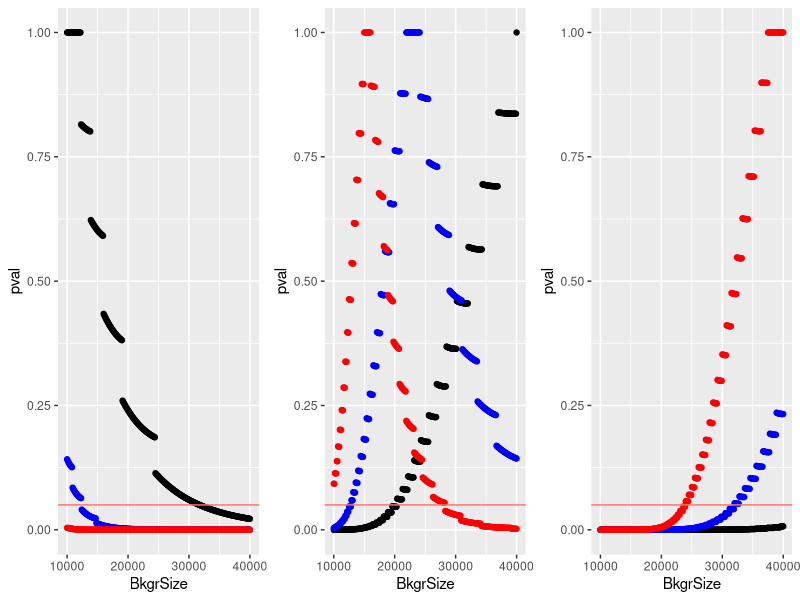
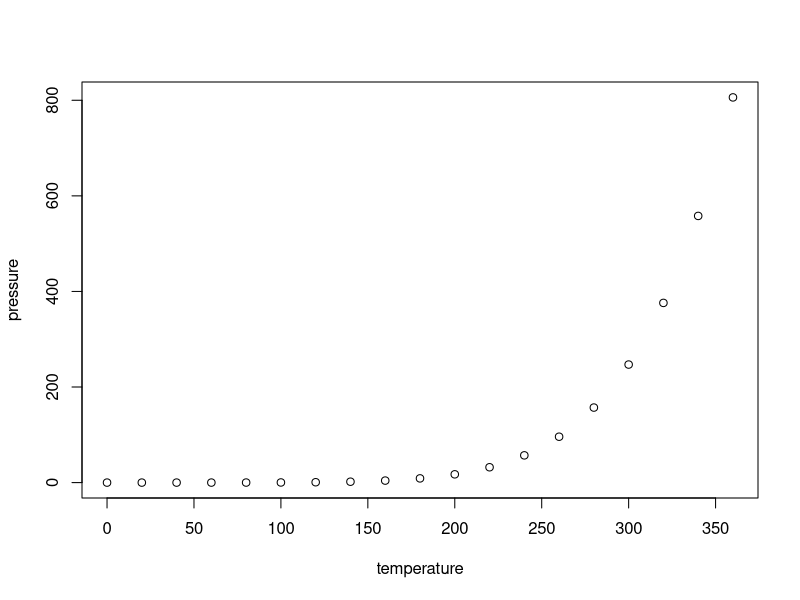

The R script that drew these images, in order:
## ---- chunk 1
knitr::opts_chunk$set(echo = TRUE)
## ---- chunk 2
library(ggplot2)
library(tidyverse)
library(ggpubr)
## ---- chunk 3
make.df5 <- function(denomItem){
  a <- data.frame(c(5,degSize),c(pathSize,denomItem))
  x <- fisher.test(a)
  return(x$p.value)
}

make.df10 <- function(denomItem){
  a <- data.frame(c(10,degSize),c(pathSize,denomItem))
  x <- fisher.test(a)
  return(x$p.value)
}

make.df15 <- function(denomItem){
  a <- data.frame(c(15,degSize),c(pathSize,denomItem))
  x <- fisher.test(a)
  return(x$p.value)
}
## ---- chunk 4
denom <- seq(from = 10000, to = 40000, by = 100)
degSize <- 1200
###########
pathSize <- 50

x5 <- lapply(denom, make.df5)
x5.Plot <- as.data.frame(cbind(denom,unlist(x5)))
colnames(x5.Plot) <- c("BkgrSize","pval")

x10 <- lapply(denom, make.df10)
x10.Plot <- as.data.frame(cbind(denom,unlist(x10)))
colnames(x10.Plot) <- c("BkgrSize","pval")

x15 <- lapply(denom, make.df15)
x15.Plot <- as.data.frame(cbind(denom,unlist(x15)))
colnames(x15.Plot) <- c("BkgrSize","pval")

pl.50 <- ggplot() + geom_point(data=x5.Plot, aes(x=BkgrSize, y=pval), color="black") + geom_point(data=x10.Plot, aes(x=BkgrSize, y=pval), color="blue") + geom_point(data=x15.Plot, aes(x=BkgrSize, y=pval), color="red") + geom_hline(aes(yintercept=0.05, linetype="dashed", color = "red")) + ylim(0, 1)
###########
pathSize <- 200

x5 <- lapply(denom, make.df5)
x5.Plot <- as.data.frame(cbind(denom,unlist(x5)))
colnames(x5.Plot) <- c("BkgrSize","pval")

x10 <- lapply(denom, make.df10)
x10.Plot <- as.data.frame(cbind(denom,unlist(x10)))
colnames(x10.Plot) <- c("BkgrSize","pval")

x15 <- lapply(denom, make.df15)
x15.Plot <- as.data.frame(cbind(denom,unlist(x15)))
colnames(x15.Plot) <- c("BkgrSize","pval")

pl.200 <- ggplot() + geom_point(data=x5.Plot, aes(x=BkgrSize, y=pval), color="black") + geom_point(data=x10.Plot, aes(x=BkgrSize, y=pval), color="blue") + geom_point(data=x15.Plot, aes(x=BkgrSize, y=pval), color="red") + geom_hline(aes(yintercept=0.05, linetype="dashed", color = "red")) + ylim(0, 1)
###########
pathSize <- 500

x5 <- lapply(denom, make.df5)
x5.Plot <- as.data.frame(cbind(denom,unlist(x5)))
colnames(x5.Plot) <- c("BkgrSize","pval")

x10 <- lapply(denom, make.df10)
x10.Plot <- as.data.frame(cbind(denom,unlist(x10)))
colnames(x10.Plot) <- c("BkgrSize","pval")

x15 <- lapply(denom, make.df15)
x15.Plot <- as.data.frame(cbind(denom,unlist(x15)))
colnames(x15.Plot) <- c("BkgrSize","pval")

pl.500 <- ggplot() + geom_point(data=x5.Plot, aes(x=BkgrSize, y=pval), color="black") + geom_point(data=x10.Plot, aes(x=BkgrSize, y=pval), color="blue") + geom_point(data=x15.Plot, aes(x=BkgrSize, y=pval), color="red") + geom_hline(aes(yintercept=0.05, linetype="dashed", color = "red")) + ylim(0, 1)

## ---- chunk 5
ggarrange(pl.50,pl.200,pl.500, legend = FALSE, ncol=3, nrow=1) 
## ---- chunk 6
phyper(6,200,20000-200,200)
## ---- chunk 7
summary(cars)
## ---- chunk 8
plot(pressure)
